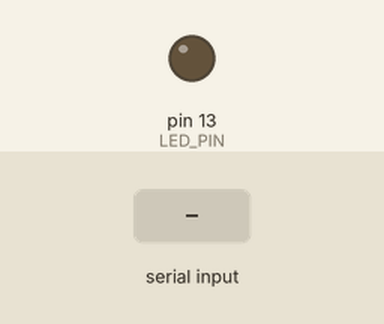
Bench run of a sketch on a simulated Arduino Uno, built with avr-gcc and run on an emulated ATmega328P. Parts: output pins drawn as LEDs (lit = HIGH). The inputs (shaded band) are chosen by the test bench.

Above: at 1.2 s.
1.3 s: byte 30 received over Serial
At 1.4 s:
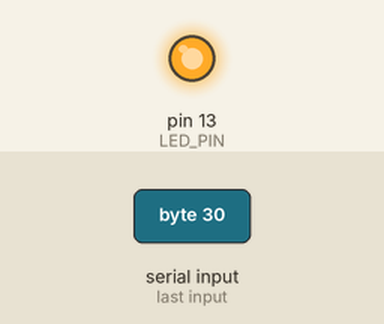
Timing chart, 0 to 4.3 s (numbered marks = the images above; inputs shaded):
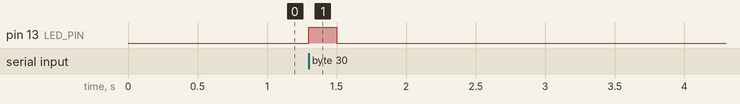

Measured:
- after the input at 1.3 s, pin 13 (LED_PIN): LOW → HIGH at once, → LOW 0.20 s later

The sketch:

USART_Rx.ino
```cpp
#define LED_PIN 13

void setup() {
  pinMode(LED_PIN, OUTPUT);     // Configure LED pin
  Serial.begin(9600);           // UART: 9600 baud, 8N1 (default)
}

void loop() {
  if (Serial.available() > 0) {   // Check if character received
    char received = Serial.read(); // Read the character

    // Blink LED once
    digitalWrite(LED_PIN, HIGH);
    delay(200);
    digitalWrite(LED_PIN, LOW);
    delay(200);
  }
}
```
